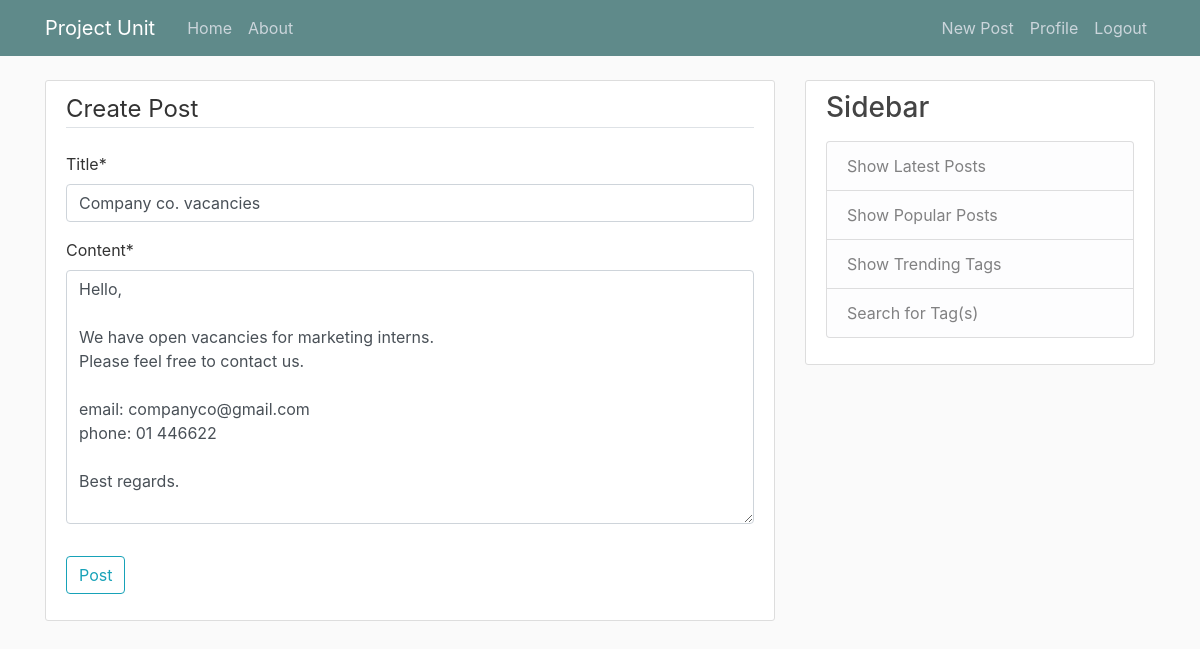
The app's page /post/5/update/ (signed in) with its own data.
### projectunit/models.py (models this page shows, shortened)
class Post(models.Model):
    title = models.CharField(max_length=100)
    content = models.TextField()
    date_posted = models.DateTimeField(default=timezone.now)
    author = models.ForeignKey(User, on_delete=models.CASCADE)

### projectunit/views.py (the view, shortened to what this page needs)
# urls.py: path('post/<int:pk>/update/', PostUpdateView.as_view(), name='post-update'),
class PostUpdateView(LoginRequiredMixin, UserPassesTestMixin, UpdateView):
    model = Post
    fields = ['title', 'content']
    def test_func(self):
        post = self.get_object()
        if self.request.user == post.author:
            return True
        return False

### projectunit/templates/projectunit/post_form.html (shortened to what this page needs)
{% extends "projectunit/base.html" %}
{% load crispy_forms_tags %}
{% block content %}
    <div class="content-section">
        <form method="POST">
            <fieldset class="form-group">
                <legend class="border-bottom mb-4">Create Post</legend>
                {{ form|crispy }}
            </fieldset>
            <div class="form-group">
                <button class="btn btn-outline-info" type="submit">Post</button>
            </div>
        </form>
    </div>
{% endblock content %}

### projectunit/static/projectunit/main.css (style rules this page uses)
body { background: #fafafa; color: #333333; margin-top: 5rem; }
.content-section { background: #ffffff; padding: 10px 20px; border: 1px solid #dddddd; border-radius: 3px; margin-bottom: 20px; }

### records on screen
Post: title "Company co. vacancies", content "Hello, We have open vacancies for marketing interns. Please feel free to contact us. email: companyco@gmail.com phone: 01 446622 Best regards."
